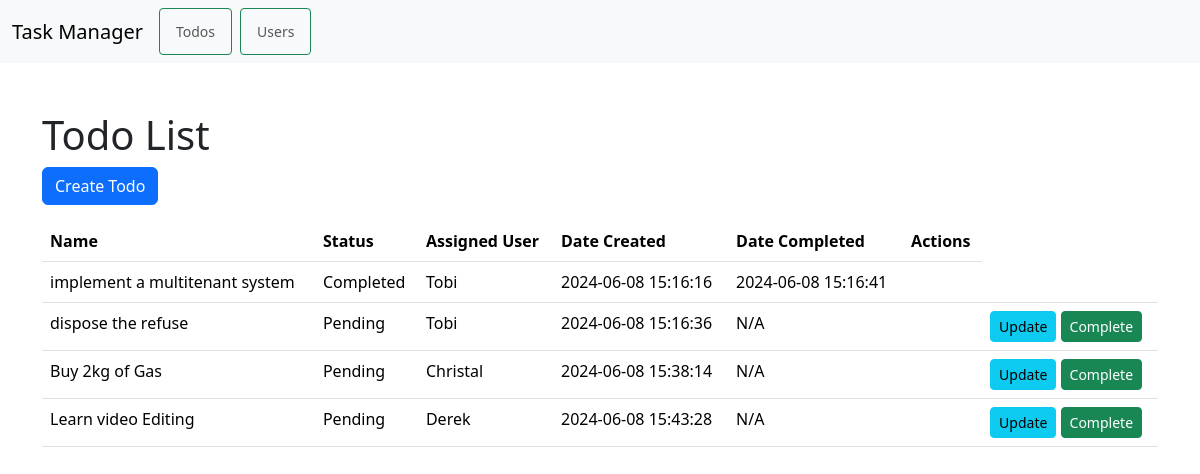
Before: / with the older database file.
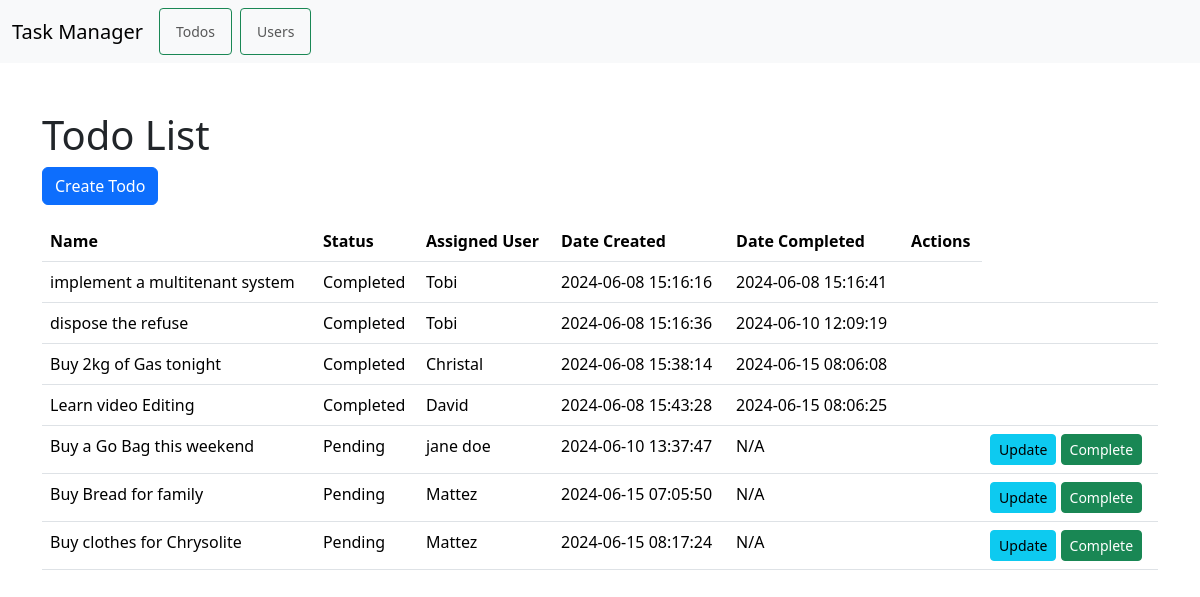
After: the same page with the newer database file.
### tables this page shows
CREATE TABLE `todos` (
  `id` int UNSIGNED NOT NULL,
  `user_id` int DEFAULT NULL,
  `name` varchar(100) NOT NULL,
  `is_completed` tinyint(1) NOT NULL DEFAULT '0',
  `created_at` timestamp NOT NULL DEFAULT CURRENT_TIMESTAMP,
  `updated_at` timestamp NOT NULL DEFAULT CURRENT_TIMESTAMP,
  `completed_at` timestamp NULL DEFAULT NULL
);

CREATE TABLE `users` (
  `id` int NOT NULL,
  `name` varchar(255) NOT NULL,
  `email` varchar(255) NOT NULL,
  `status` enum('active','inactive') NOT NULL DEFAULT 'active',
  `created_at` timestamp NULL DEFAULT CURRENT_TIMESTAMP,
  `updated_at` timestamp NULL DEFAULT CURRENT_TIMESTAMP ON UPDATE CURRENT_TIMESTAMP
);

### todo.php (called while the page is built, shortened)
<?php
class Todo {
    private $name;
    private $is_completed;
    private $created_at;
    private $id;
    private $completed_at;
    private $user;
    public function __construct($conn, $name, $is_completed, $created_at, $updated_at, $id = null, $completed_at = null, $user_id = null, $user = null) {
        $this->name = $name;
        $this->is_completed = $is_completed;
        $this->created_at = $created_at;
        $this->id = $id;
        $this->completed_at = $completed_at;
        $this->user = $user;
    }
    public static function findAll($conn) {
        $sql = "SELECT * FROM todos";
        $result = $conn->query($sql);
        $todos = [];
        while ($row = $result->fetch_assoc()) {
            $user = User::find($conn, $row['user_id']);
            $todos[] = new self(
                $conn,
                $row['name'],
                $row['is_completed'],
                $row['created_at'],
                $row['updated_at'],
                $row['id'],
                $row['completed_at'],
                $row['user_id'],
                $user
            );
        }
        return $todos;
    }
    public function getUser(){
        return $this->user;
    }
    public function getId() {
        return $this->id;
    }
    public function getName() {
        return $this->name;
    }
    public function getIsCompleted() {
        return $this->is_completed;
    }
    public function getCreatedAt() {
        return $this->created_at;
    }
    public function getCompletedAt() {
        return $this->completed_at;
    }
}

### users.php (called while the page is built, shortened)
<?php
class User {
    private $name;
    public function __construct($conn, $name, $email, $status, $id = null) {
        $this->name = $name;
    }
    public function getName() {
        return $this->name;
    }
    public static function find($conn, $id) {
        $sql = "SELECT * FROM users WHERE id = ?";
        $statement = $conn->prepare($sql);
        $statement->bind_param("i", $id);
        $statement->execute();
        $result = $statement->get_result();
        if ($result->num_rows == 1) {
            $row = $result->fetch_assoc();
            $user = new User($conn, $row['name'], $row['email'], $row['status'], $row['id']);
            return $user;
        } else {
            return null;
        }
    }
}

### index.php (the view, shortened to what this page needs)
<?php
include 'Db.php';
include 'todo.php';
include 'users.php';
$todos = Todo::findAll($conn);
?>
<!DOCTYPE html>
<html>
<head>
    <link href="https://cdn.jsdelivr.net/npm/bootstrap@5.3.3/dist/css/bootstrap.min.css" rel="stylesheet">
</head>
<body>
    <?php include 'navbar.php'; ?>
    <div class="container mt-5">
        <h1>Todo List</h1>
        <a href="create.php" class="btn btn-primary mb-3">Create Todo</a>
        <table class="table">
            <thead>
                <tr>
                    <th>Name</th>
                    <th>Status</th>
                    <th>Assigned User</th>
                    <th>Date Created</th>
                    <th>Date Completed</th>
                    <th>Actions</th>
                </tr>
            </thead>
            <tbody>
                <?php foreach ($todos as $todo) {
                ?>
                    <tr>
                        <td><?php echo htmlspecialchars($todo->getName()); ?></td>
                        <td><?php echo $todo->getIsCompleted() ? 'Completed' : 'Pending'; ?></td>
                        <td><?php echo htmlspecialchars($todo->getUser() ? $todo->getUser()->getName() : 'Unassigned'); ?></td>
                        <td><?php echo htmlspecialchars($todo->getCreatedAt()); ?></td>
                        <td><?php echo htmlspecialchars($todo->getCompletedAt() ? date('Y-m-d H:i:s', strtotime($todo->getCompletedAt())) : 'N/A'); ?></td>
                        <td>
                        <td>
                            <?php if (!$todo->getIsCompleted()) { ?>
                                <a href="update.php?id=<?php echo $todo->getId(); ?>" class="btn btn-sm btn-info">Update</a>
                                <a href="complete.php?id=<?php echo $todo->getId(); ?>" class="btn btn-sm btn-success">Complete</a>
                            <?php } ?>
                        </td>
                    </tr>
                <?php } ?>
            </tbody>
        </table>
    </div>
</body>
</html>

### navbar.php (shortened to what this page needs)
<nav class="navbar navbar-expand-lg navbar-light bg-light">
    <div class="container-fluid">
        <a class="navbar-brand" href="#">Task Manager</a>
        <div class="collapse navbar-collapse" id="navbarNav">
            <ul class="navbar-nav">
                <li class="nav-item">
                <button class="btn btn-sm btn-outline-success me-2" type="button"><a class="nav-link" href="index.php">Todos</a></button>
                </li>
                <li class="nav-item">
                <button class="btn btn-sm btn-outline-success" type="button"><a class="nav-link" href="home.php">Users</a></button>
                </li>
            </ul>
        </div>
    </div>
</nav>

Changed rows visible on the page:
changed todos "dispose the refuse": completed_at "N/A" → "2024-06-10 12:09:19"; is_completed "Pending Update Complete" → "Completed"
changed todos "Christal": name "Buy 2kg of Gas" → "Buy 2kg of Gas tonight"; completed_at "N/A" → "2024-06-15 08:06:08"; is_completed "Pending Update Complete" → "Completed"
changed todos "Learn video Editing": user.name "Derek" → "David"; completed_at "N/A" → "2024-06-15 08:06:25"; is_completed "Pending Update Complete" → "Completed"
added todos: name "Buy a Go Bag this weekend", is_completed "Pending", user.name "jane doe", created_at "2024-06-10 13:37:47", completed_at "N/A"
added todos: name "Buy Bread for family", is_completed "Pending", user.name "Mattez", created_at "2024-06-15 07:05:50", completed_at "N/A"
added todos: name "Buy clothes for Chrysolite", is_completed "Pending", user.name "Mattez", created_at "2024-06-15 08:17:24", completed_at "N/A"
